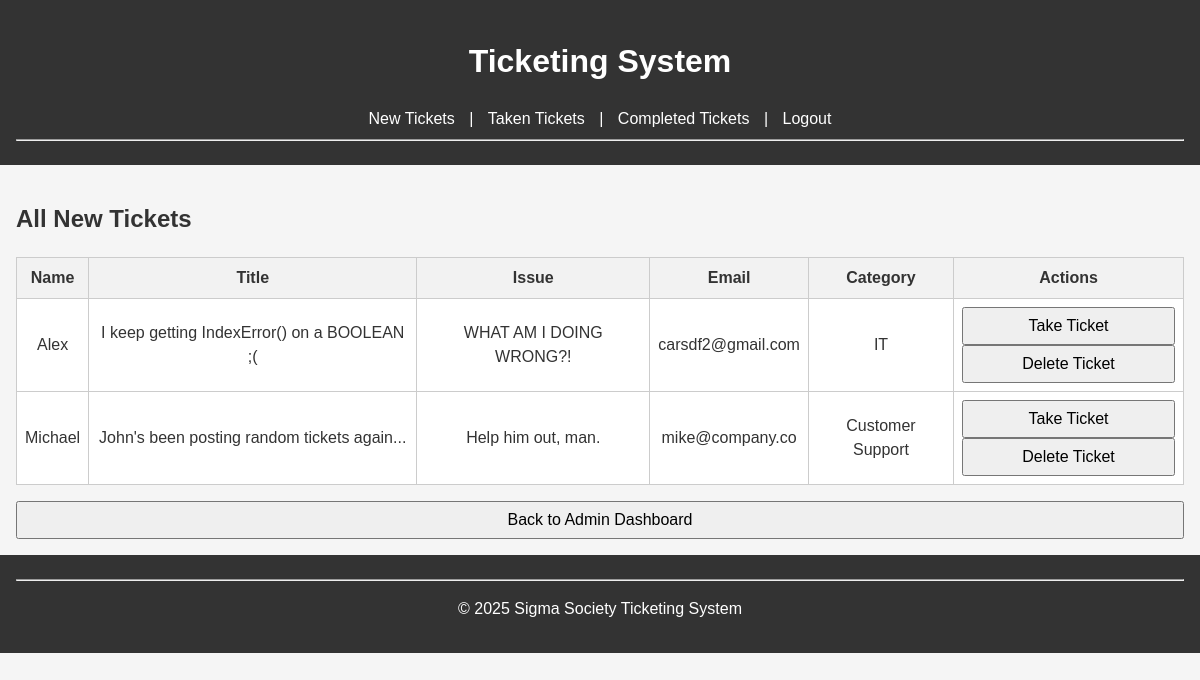
/admin/new_tickets (signed in), run on an earlier commit of the app's database.
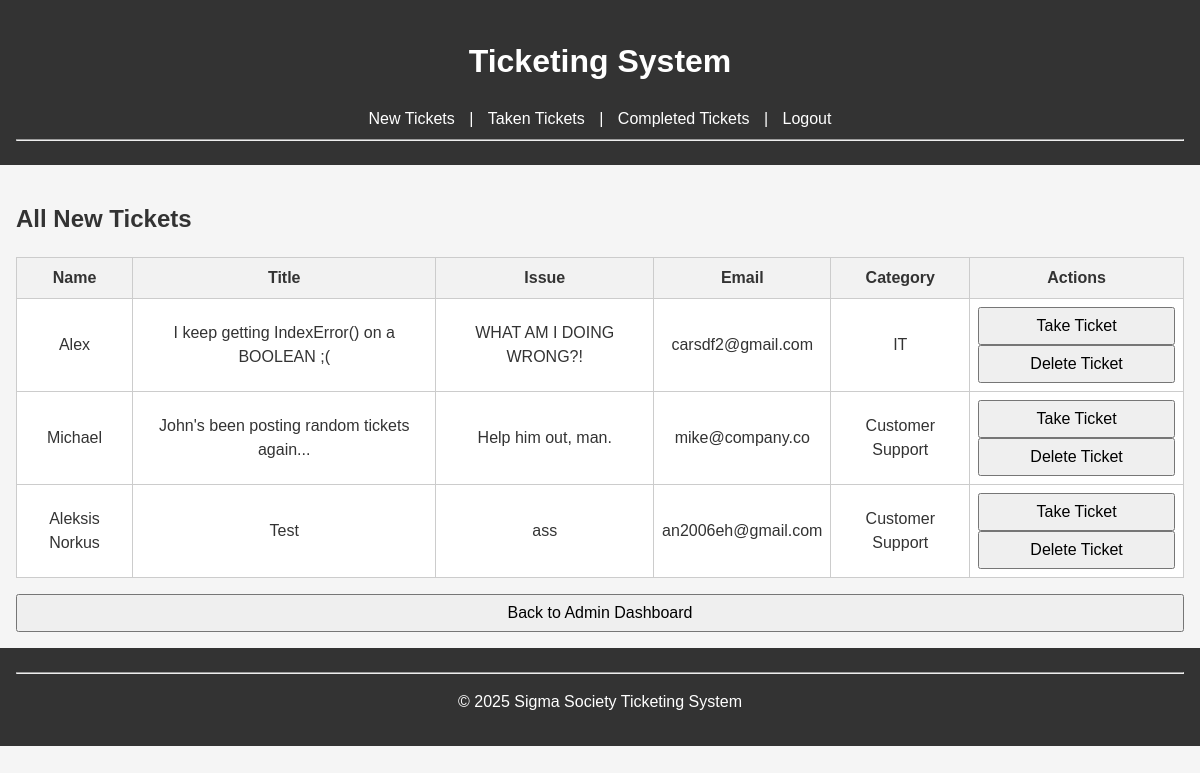
And on a later commit of the database.
### tables this page shows
CREATE TABLE NewTickets (
    id INTEGER PRIMARY KEY AUTOINCREMENT,
    name TEXT NOT NULL,
    ticket_title TEXT NOT NULL,
    ticket_issue TEXT NOT NULL,
    email TEXT NOT NULL,
    is_taken INTEGER DEFAULT 0,
    category_id INTEGER,
    FOREIGN KEY (category_id) REFERENCES Categories(id)
);

CREATE TABLE Categories (
    id INTEGER PRIMARY KEY AUTOINCREMENT,
    name TEXT NOT NULL
);

### app.py (the view)
@app.route('/admin/new_tickets')
def admin_new_tickets():
    if not session.get('admin'):
        return redirect('/admin_login')
    conn = get_db_connection()
    tickets = conn.execute(
        '''SELECT nt.*, c.name as category_name
           FROM NewTickets nt
           LEFT JOIN Categories c ON nt.category_id = c.id'''
    ).fetchall()
    conn.close()
    return render_template('new_tickets.html', tickets=tickets)

### app.py (called while the page is built)
def get_db_connection():
    db = Path(__file__).parent/"tickets.db"
    conn = sqlite3.connect(db)
    conn.row_factory = sqlite3.Row
    return conn

### templates/new_tickets.html
{% extends "base.html" %}
{% block content %}
<h2>All New Tickets</h2>
<table>
    <thead>
        <tr>
            <th>Name</th>
            <th>Title</th>
            <th>Issue</th>
            <th>Email</th>
            <th>Category</th>
            <th>Actions</th>
        </tr>
    </thead>
    <tbody>
        {% for ticket in tickets %}
        <tr>
            <td data-label="Name">{{ ticket.name }}</td>
            <td data-label="Title">{{ ticket.ticket_title }}</td>
            <td data-label="Issue">{{ ticket.ticket_issue }}</td>
            <td data-label="Email">{{ ticket.email }}</td>
            <td data-label="Category">{{ ticket.category_name }}</td>
            <td data-label="Actions">
                <form method="POST" action="/mark_ticket_taken/{{ ticket.id }}" style="display:inline;">
                    <button type="submit">Take Ticket</button>
                </form>
                <form method="POST" action="/delete_ticket/{{ ticket.id }}" style="display:inline;">
                    <button type="submit">Delete Ticket</button>
                </form>
            </td>
        </tr>
        {% endfor %}
    </tbody>
</table>
<div style="margin-top: 1em;">
    <a href="{{ url_for('admin_dashboard') }}"><button>Back to Admin Dashboard</button></a>
</div>
{% endblock %}

What changed in the data, as far as the page shows it:
added NewTickets: name "Aleksis Norkus", ticket_title "Test", ticket_issue "ass", email "an2006eh@gmail.com", category_name "Customer Support"
